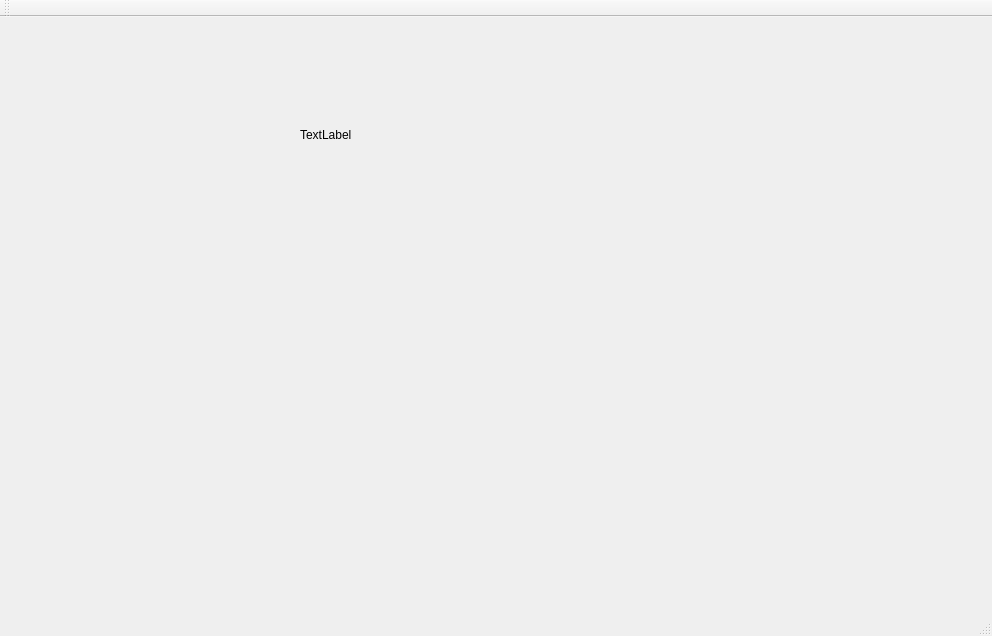
<?xml version="1.0" encoding="UTF-8"?>
<ui version="4.0">
 <class>MainWindow</class>
 <widget class="QMainWindow" name="MainWindow">
  <property name="geometry">
   <rect>
    <x>0</x>
    <y>0</y>
    <width>992</width>
    <height>636</height>
   </rect>
  </property>
  <property name="windowTitle">
   <string>亚马逊棋</string>
  </property>
  <property name="iconSize">
   <size>
    <width>120</width>
    <height>120</height>
   </size>
  </property>
  <widget class="QWidget" name="centralWidget">
   <widget class="QLabel" name="label">
    <property name="geometry">
     <rect>
      <x>300</x>
      <y>110</y>
      <width>72</width>
      <height>15</height>
     </rect>
    </property>
    <property name="text">
     <string>TextLabel</string>
    </property>
   </widget>
  </widget>
  <widget class="QMenuBar" name="menuBar">
   <property name="geometry">
    <rect>
     <x>0</x>
     <y>0</y>
     <width>992</width>
     <height>26</height>
    </rect>
   </property>
  </widget>
  <widget class="QToolBar" name="mainToolBar">
   <attribute name="toolBarArea">
    <enum>TopToolBarArea</enum>
   </attribute>
   <attribute name="toolBarBreak">
    <bool>false</bool>
   </attribute>
  </widget>
  <widget class="QStatusBar" name="statusBar"/>
 </widget>
 <layoutdefault spacing="6" margin="11"/>
 <resources/>
 <connections/>
</ui>
